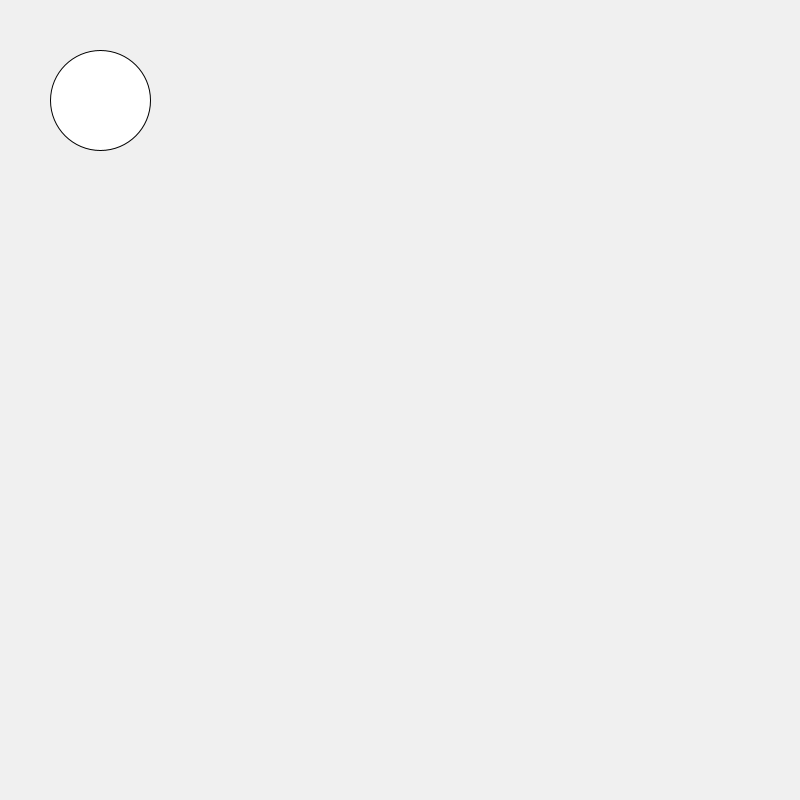
Frame 1 (no input)
Frame 60 (the mouse pressed at the canvas centre just before this capture): identical to frame 1, image omitted
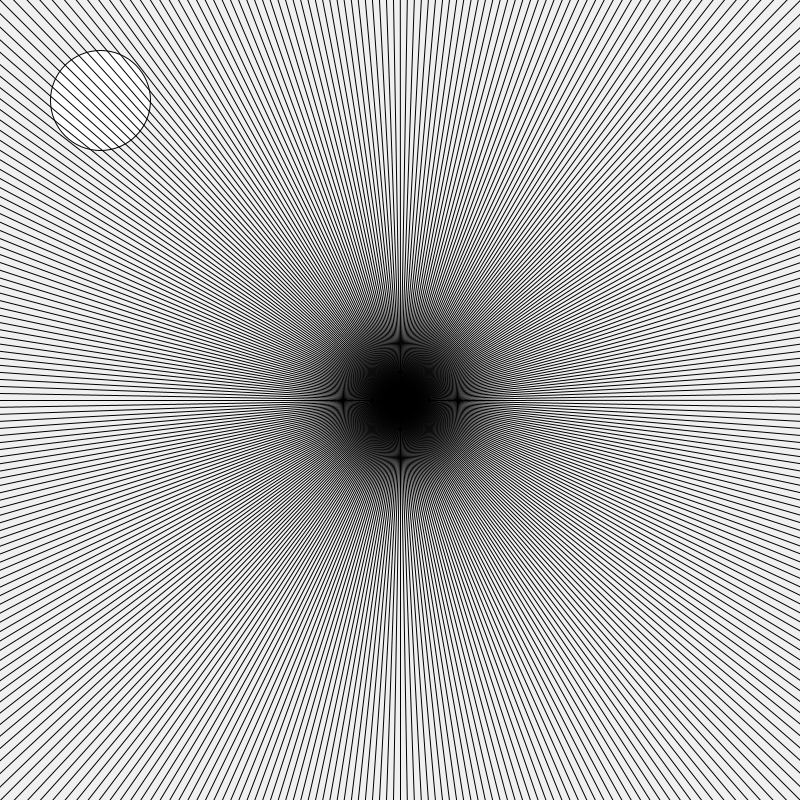
Frame 120 (the mouse held since frame 60 and released just before this capture)

The Processing sketch that drew these frames (run headless with seeded random() and noise(); from frame 60 on, the mouse is pressed at the canvas centre):

// Processing sketch: Collisions
// ── Collisions.pde
int x = -1, y = -1, rot = 0;

void setup() {
  size(800, 800);
}

void draw() {
  background(240);
  ellipse(100, 100 , 100, 100);
  if (x >= 0) {
    translate(x, y);
    strokeWeight(3);
    point(0, 0);
    strokeWeight(1);
    for (int i = 0; i < 360; ++i) {
      rotate(radians(1));
      line(0, 0, 2000, 0);
    }
    translate(-x, -y);
  }
  
}  

void mousePressed() {
  x = mouseX;
  y = mouseY;
}

// ── Circulo.pde
public class Circulo{
  int x, y , r;
  public Circulo(int x, int y, int r){
    this.x = x;
    this.y = y;
    this.r = r;
  }
  
  public void draw(){
    ellipse(x, y, r, r);
  }
}

// ── Foco.pde
public class Foco {
  int x, y;
  public Foco(int x, int y) {
    this.x = x;
    this.y = y;
  }

  public void draw() {
    if (x >= 0) {
      translate(x, y);
      strokeWeight(3);
      point(0, 0);
      strokeWeight(1);
      for (int i = 0; i < 360; ++i) {
        rotate(radians(1));
        line(0, 0, 2000, 0);
      }
      translate(-x, -y);
    }
  }
}
